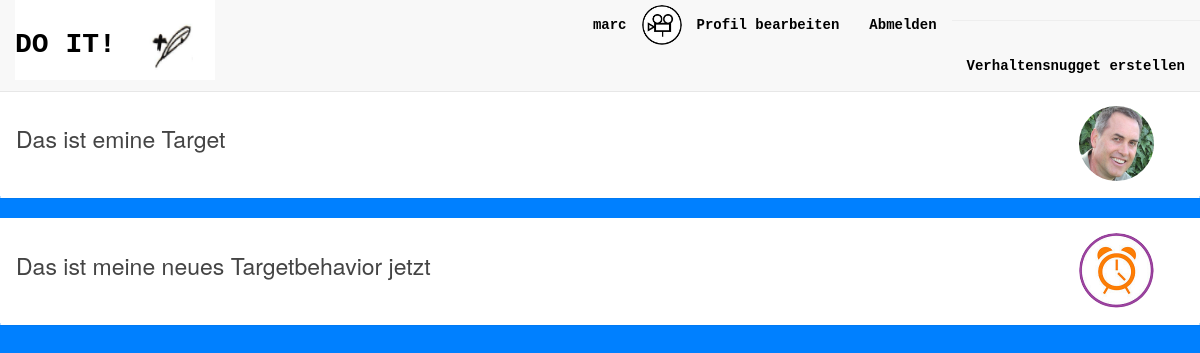
The app's page / (signed in) with its own data.
### accounts/models.py (models this page shows, shortened)
class UserProfile(models.Model):
    user = models.OneToOneField(User)
    city = models.CharField(max_length=100, default='')
    website = models.URLField(default='')
    phone = models.IntegerField(default=0)
    image = models.ImageField(upload_to='profile_image', blank=True)
    def image_url(self):
        if self.image and hasattr(self.image, 'url'):
            return self.image.url
        else:
            return '/media/profile_image/dummy_avatar.jpg'

### habits/models.py (models this page shows, shortened)
class Habit(models.Model):
    TRIGGER_OPTION_1 = 'Wenn ich...'
    TRIGGER_OPTION_2 = 'Bevor ich...'
    TRIGGER_OPTION_3 = 'Immer wenn ich...'
    TRIGGER_OPTION_4 = 'Jedes Mal wenn ich...'
    TRIGGER_OPTION_5 = 'Nachdem ich...'
    TRIGGER_CHOICES = (
        (TRIGGER_OPTION_1, TRIGGER_OPTION_1),
        (TRIGGER_OPTION_2, TRIGGER_OPTION_2),
        (TRIGGER_OPTION_3, TRIGGER_OPTION_3),
        (TRIGGER_OPTION_4, TRIGGER_OPTION_4),
        (TRIGGER_OPTION_5, TRIGGER_OPTION_5),
    )
    priority = models.IntegerField(default=1)
    title = models.CharField(max_length=200)
    trigger = models.CharField(max_length=15, choices=TRIGGER_CHOICES, default=TRIGGER_OPTION_5)
    existingroutine = models.ForeignKey(
        'Existingroutine',
        on_delete=models.SET_NULL,
        blank=True,
        null = True,
    )
    targetbehavior = models.ForeignKey(
        'Targetbehavior',
        on_delete=models.SET_NULL,
        blank=True,
        null = True,
    )
    image = models.ImageField(upload_to='habit_image', blank=True)
    created_by = models.ForeignKey(UserProfile, on_delete=models.SET_NULL, null=True, blank=True)
    STATUS_CHOICES = ((True, 'active'), (False, 'inactive'))
    is_active = models.BooleanField(choices=STATUS_CHOICES, default=True)
    created_at = models.DateTimeField(default=datetime.datetime.now, blank=True)
    triggered_at_time = models.TimeField(blank=True, null=True)
    triggered_at_date = models.DateField(blank=True, null=True)
    def __str__(self):
        habitpresentation = self.title # '\on ' + self.trigger + '\n ' + str(self.existingroutine) + '\n ' + str(self.targetbehavior)
        return habitpresentation
    def image_url(self):
        if self.image and hasattr(self.image, 'url'):
            return self.image.url
        else:
            return None;

### habits/views.py (the view, shortened to what this page needs)
# urls.py: url(r'^$', habits_views.HabitListView.as_view(), name='display_habits'),
class HabitListView(ListView):
    model = Habit
    context_object_name = 'habits'   # your own name for the list as a template variable
    template_name = 'habits/display_habits.html'  # Specify your own template name/location
    def get_queryset(self):
        print('get_queryset_HabitListView')
        queryset = Habit.objects.filter(created_by=self.request.user.id)
        print(queryset)
        return queryset

### habits/models.py (called while the page is built)
    def __str__(self):
        return self.name

    def __str__(self):
        return self.name

### habits/templates/habits/display_habits.html (shortened to what this page needs)
{% extends 'base.html' %}
{% block head %}
  {% load staticfiles %}
  <link rel="stylesheet" type="text/css" href="{% static 'habits/css/style.css' %}" />
{% endblock %}
{% block body %}
<div id="section-container">
  {% if habits %}
  <ul class="sort">
    {% for habit in habits|dictsort:"priority" %}
    <li id="habit_{{habit.id}}" class="custom-list-item">
      <button draggable=true id="accordion_{{habit.id}}" class="accordion {% if habit.is_active %} custom-accordion {% else %} custom-accordion-inactive {% endif %}">
        <div class="media">
          <div class="media-body">
            <h4 id="h4-habit-title_{{habit.id}}" class="media-heading custom-media-heading">{{habit.title}}</h4>
          </div>
          <div class="media-right media-middle">
            {% if habit.image_url %}
            <img id="overview-image" class="media-object" src="{{habit.image_url}}" width=75 height=75>
            {% endif %}
          </div>
        </div>
      </button>
      <div id="panel_{{habit.id}}"class="panel">
        <br>
        <br>
        <br>
      </div>
    </li>
    {% endfor %}
  </ul>
  {% else %}
  <div class="container">
    <h3 style="margin-top: 100px; text-align:center;">Es sind noch keine Verhaltensnuggets erstellt worden.</h3>
  </div>
  {% endif %}
</div>
{% endblock %}

### accounts/templates/base.html (shortened to what this page needs)
<html>
  <head>
    {% load staticfiles %}
    <link rel="stylesheet" type="text/css"  href="{% static 'css/jquery/jquery-ui.css' %}" />
    <link rel="stylesheet" type="text/css"  href="{% static 'css/jquery/jquery-ui.theme.css' %}" />
    <link rel="stylesheet" type="text/css"  href="{% static 'css/jquery/jquery.bootstrap-touchspin.css' %}" />
    <link rel="stylesheet" type="text/css"  href="{% static 'css/bootstrap/bootstrap.css' %}" />
    <link rel="stylesheet" type="text/css"  href="{% static 'css/style_base.css' %}" />
    {% block head %}
    {% endblock %}
  </head>
  <body>
    {% block navbar %}
    <br>
    <br>
    <br>
    <div class="container">
      <nav class="navbar navbar-default navbar-fixed-top">
      <div class="container-fluid">
        <div class="navbar-header">
          <a class="navbar-brand custom-navbar-brand" href="{% url 'display_habits'%}"> DO IT!</a>
          {% if user.is_authenticated %}
            {% block button_right_corner %}
              <a id="quill_icon" class="btn btn-default" href="{% url 'display_habitToCreate' %}"> <img src="/media/icons/icon_quill.png" width=50 height=50 /> </a>
            {% endblock %}
          {% endif %}
        </div>
        <div id="navbar" class="navbar-collapse collapse">
          {% if user.is_authenticated %}
          <ul class="nav navbar-nav navbar-right">
            <li style="display:-webkit-box">
              <a href="{% url 'view_profile' %}">{{ user }}</a>
              <img src="{{ user.userprofile.image_url }}" class="avatar img-responsive">
            </li>
            <li>
              <a href="{% url 'edit_profile' %}">Profil bearbeiten</a>
            </li>
            <li>
              <a href="{% url 'logout' %}">Abmelden</a>
            </li>
            <li>
              <hr>
              <a href="{% url 'display_habitToCreate' %}">Verhaltensnugget erstellen</a>
            </li>
          </ul>
          {% else %}
          <ul class="nav navbar-nav navbar-right">
            <li><a href="{% url 'login' %}">Anmelden</a></li>
            <li><a href="{% url 'registration' %}">Registrieren</a></li>
          </ul>
          {% endif %}
        </div>
      </div>
      </nav>
    </div>
    {% endblock %}
    {% block body %}{% endblock %}
  </body>
</html>

### accounts/static/css/style_base.css (style rules this page uses)
#quill_icon { float: right; margin: 14px 10px 0px 0px; border: none; }
.avatar { padding-top: 5px; padding-bottom: 5px; width: 40px; height: 50px; border-radius: 50%; -webkit-border-radius: 50%; -moz-border-radius: 50%; }
a { font-weight: bold; font-family: monospace; color: black; }
.navbar-default .navbar-nav>li>a { color: black; }
.custom-navbar-brand { font-weight: bold; font-family: monospace; font-size: 28px; display: block; margin: 20px 0px 0px 50px; }
.navbar-header { background-color: white; min-height: 80px; }
.navbar-default .navbar-brand { color: black; }

### habits/static/habits/css/style.css (style rules this page uses)
.custom-accordion { background-color: white; color: #444; cursor: pointer; width: 100%; height: 105px; border: none; text-align: left; outline: none; font-size: 22px; transition: 0.4s; }
div.panel { padding: 0 18px; padding-left: 30px; background-color: white; max-height: 0; overflow: hidden; transition: max-height 0.2s ease-out; }
body { background-color: #0080FF; }
.custom-list-item { margin-top: 10px; }
.custom-media-heading { font-size: 23px; margin-top: 20px; margin-left: 10px; }
#overview-image { margin-right: 40px; border-radius: 100%; }
.sort { list-style-type: none; -webkit-padding-start: 0px; margin-top: 31px; }

### records on screen
Habit: title "Das ist emine Target", image_url (picture)
Habit: title "Das ist meine neues Targetbehavior jetzt", image_url (picture)

### other values on screen
{{ user }} "marc"
